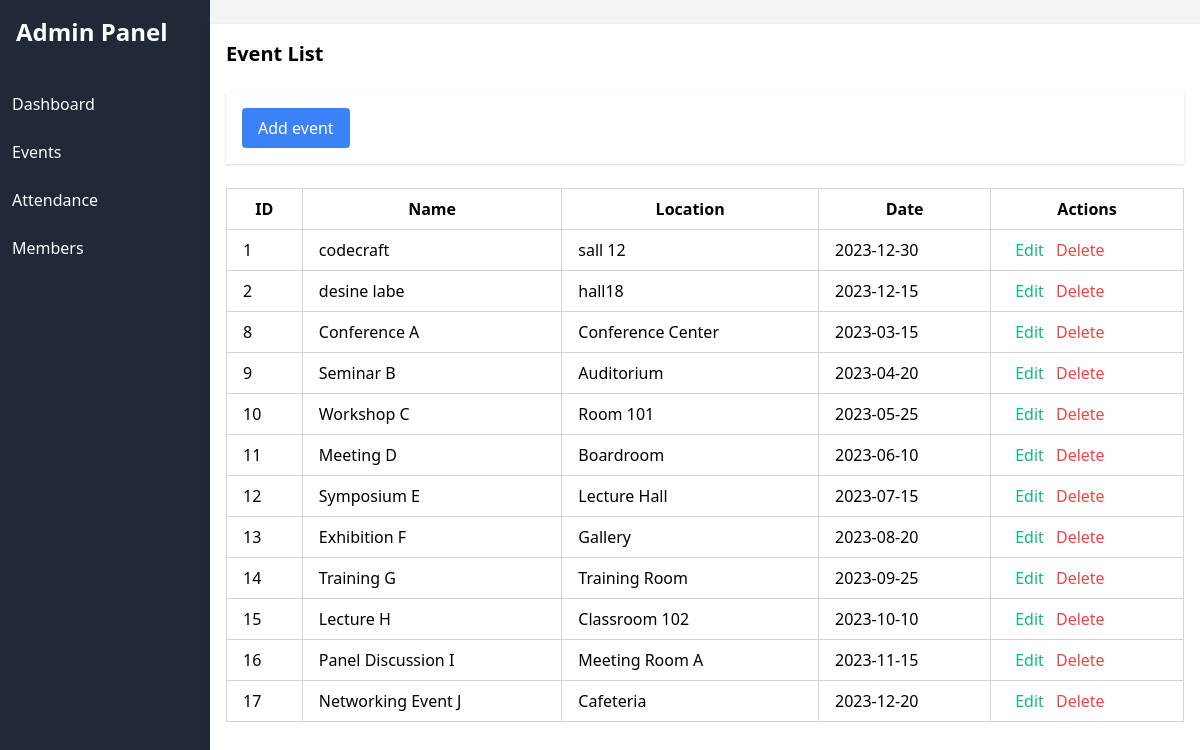
The page /event/event_list.php on the database its author committed.
### tables this page shows
CREATE TABLE `events` (
  `id` int(11) NOT NULL,
  `name` varchar(255) NOT NULL,
  `location` varchar(255) NOT NULL,
  `date` date NOT NULL
);

### event/event_list.php (the view, shortened to what this page needs)
<?php
include '../inc/nav.php';
include '../db.php';
$sql = "SELECT * FROM events";
$result = $conn->query($sql);
?>
<!DOCTYPE html>
<html lang="en">
<head>
    <link rel="stylesheet" href="https://cdn.jsdelivr.net/npm/tailwindcss@2.2.19/dist/tailwind.min.css">
</head>
<body>
    <div class="container mx-auto my-6 p-4 bg-white shadow">
        <h2 class="text-xl font-bold mb-4">Event List</h2>
        <div class="container mx-auto my-6 p-4 bg-white shadow">
            <form action="add_event.php" method="">
                <button type="submit" class="bg-blue-500 text-white px-4 py-2 rounded">Add event</button>
            </form>
        </div>
        <table class="min-w-full border border-gray-300">
            <thead>
                <tr>
                    <th class="border border-gray-300 px-4 py-2">ID</th>
                    <th class="border border-gray-300 px-4 py-2">Name</th>
                    <th class="border border-gray-300 px-4 py-2">Location</th>
                    <th class="border border-gray-300 px-4 py-2">Date</th>
                    <th class="border border-gray-300 px-4 py-2">Actions</th>
                </tr>
            </thead>
            <tbody>
                <?php while ($row = $result->fetch_assoc()): ?>
                    <tr>
                        <td class="border border-gray-300 px-4 py-2">
                            <?php echo $row['id']; ?>
                        </td>
                        <td class="border border-gray-300 px-4 py-2">
                            <?php echo $row['name']; ?>
                        </td>
                        <td class="border border-gray-300 px-4 py-2">
                            <?php echo $row['location']; ?>
                        </td>
                        <td class="border border-gray-300 px-4 py-2">
                            <?php echo $row['date']; ?>
                        </td>
                        <td class="border border-gray-300 px-4 py-2">
                            <a href="edit_event.php?id=<?php echo $row['id']; ?>" class="text-green-500 ml-2">Edit</a>
                            <a href="delete_event.php?id=<?php echo $row['id']; ?>" class="text-red-500 ml-2">Delete</a>
                        </td>
                    </tr>
                <?php endwhile; ?>
            </tbody>
        </table>
    </div>
</body>
</html>

### rows shown on the page
events: id "1", name "codecraft", location "sall 12", date "2023-12-30"
events: id "2", name "desine labe", location "hall18", date "2023-12-15"
events: id "8", name "Conference A", location "Conference Center", date "2023-03-15"
events: id "9", name "Seminar B", location "Auditorium", date "2023-04-20"
events: id "10", name "Workshop C", location "Room 101", date "2023-05-25"
events: id "11", name "Meeting D", location "Boardroom", date "2023-06-10"
events: id "12", name "Symposium E", location "Lecture Hall", date "2023-07-15"
events: id "13", name "Exhibition F", location "Gallery", date "2023-08-20"
events: id "14", name "Training G", location "Training Room", date "2023-09-25"
events: id "15", name "Lecture H", location "Classroom 102", date "2023-10-10"
events: id "16", name "Panel Discussion I", location "Meeting Room A", date "2023-11-15"
events: id "17", name "Networking Event J", location "Cafeteria", date "2023-12-20"
